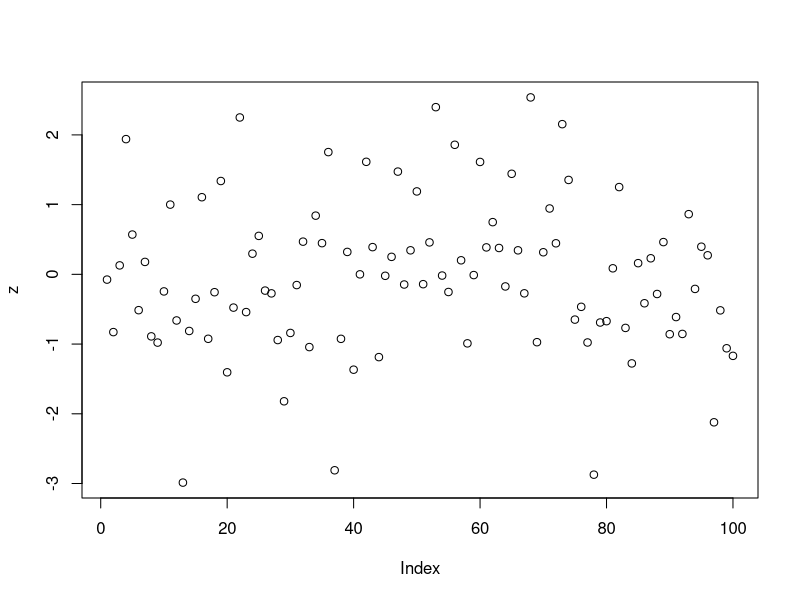
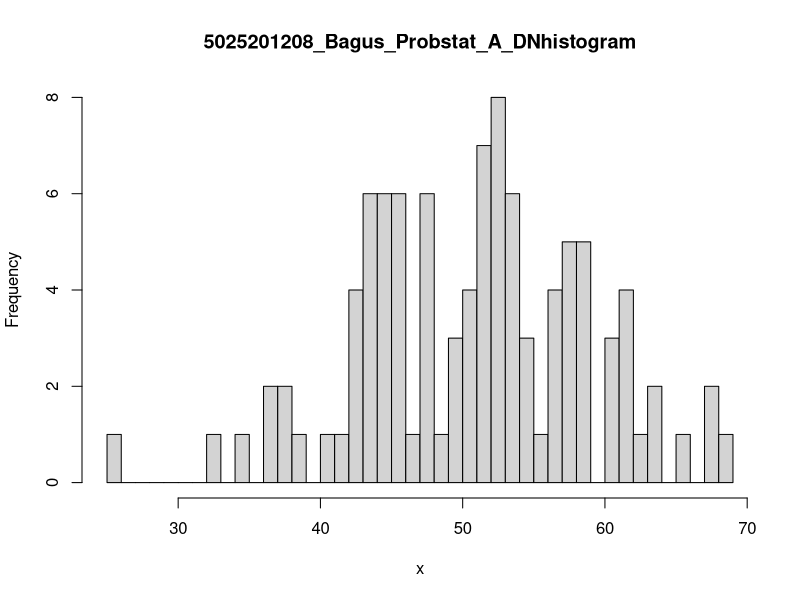

Recreate these plots in R, in order.
#a
data = 100
mean = 50
sd = 8
x <- rnorm(data, mean, sd)
rata = mean(x)
x1 = floor(rata)
x2 = x1+1
z = (x-mean)/8
plot(z)
print(x1)
print(x2)
print(rata)

#b
mean = 50
sd = 8
x <- rnorm(100, mean, sd)
hist(x, breaks = 50, main = "5025201208_Bagus_Probstat_A_DNhistogram")

#c
#Mean : (sd)^2
#variansi : (sd)^2